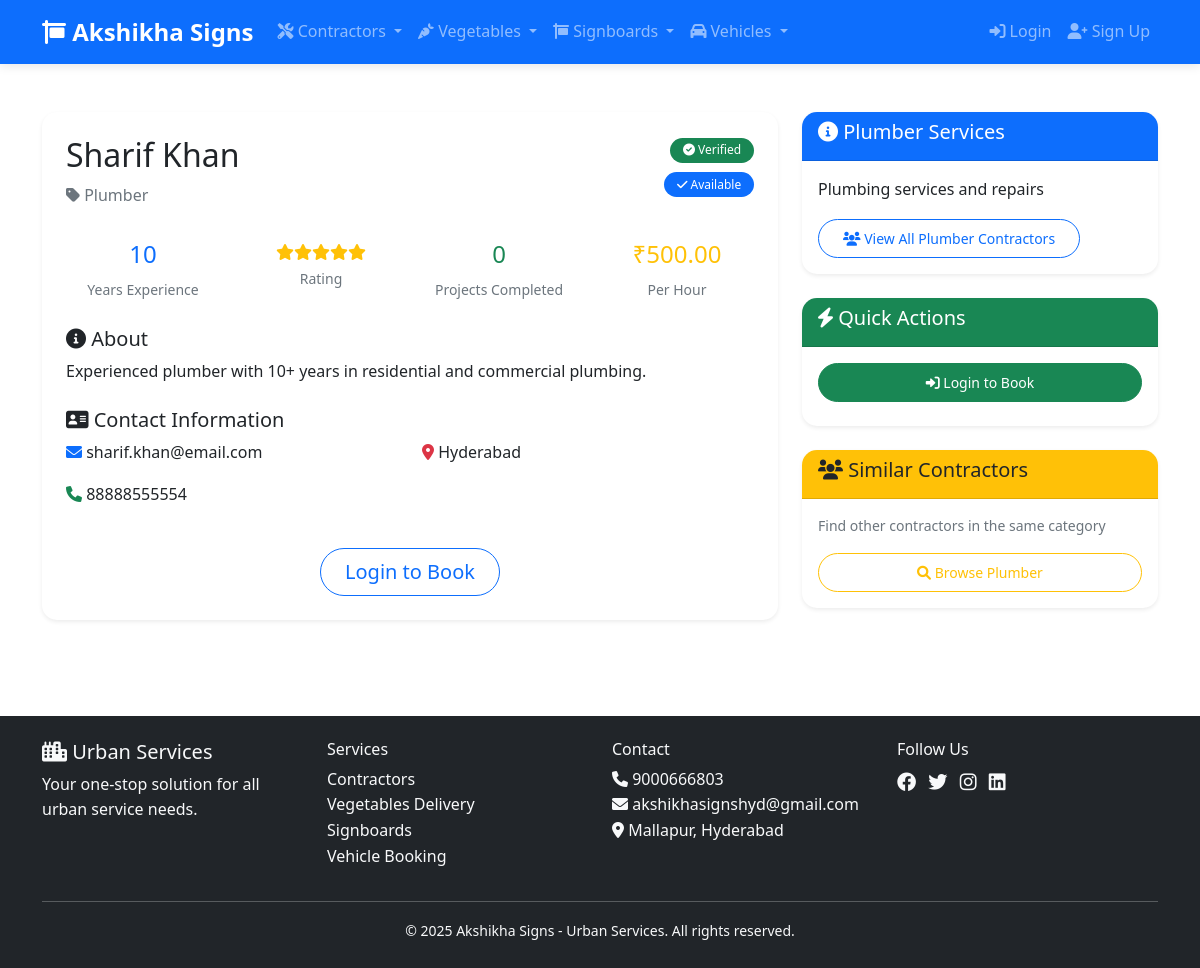
/contractors/11/, run on the app's committed database.
### contractors/models.py (models this page shows, shortened)
class Contractor(models.Model):
    RATING_CHOICES = [
        (1, '1 Star'),
        (2, '2 Stars'),
        (3, '3 Stars'),
        (4, '4 Stars'),
        (5, '5 Stars'),
    ]
    name = models.CharField(max_length=200)
    email = models.EmailField()
    phone = models.CharField(max_length=15)
    address = models.TextField()
    category = models.ForeignKey(ContractorCategory, on_delete=models.CASCADE)
    description = models.TextField()
    experience_years = models.PositiveIntegerField()
    hourly_rate = models.DecimalField(max_digits=10, decimal_places=2)
    profile_image = models.ImageField(upload_to='contractors/', blank=True, null=True)
    is_verified = models.BooleanField(default=False)
    is_available = models.BooleanField(default=True)
    rating = models.PositiveIntegerField(choices=RATING_CHOICES, default=5)
    total_projects = models.PositiveIntegerField(default=0)
    created_at = models.DateTimeField(auto_now_add=True)
    updated_at = models.DateTimeField(auto_now=True)
    class Meta:
        ordering = ['-rating', '-total_projects']

class ContractorCategory(models.Model):
    name = models.CharField(max_length=100)
    description = models.TextField(blank=True)
    created_at = models.DateTimeField(auto_now_add=True)
    class Meta:
        verbose_name_plural = "Contractor Categories"

### contractors/views.py (the view)
# urls.py: path('<int:contractor_id>/', views.contractor_detail, name='detail'),
def contractor_detail(request, contractor_id):
    contractor = get_object_or_404(Contractor, id=contractor_id)
    return render(request, 'contractors/detail.html', {'contractor': contractor})

### templates/contractors/detail.html (shortened to what this page needs)
{% extends 'base.html' %}
{% load static %}
{% block content %}
<div class="container py-5">
    <div class="row">
        <div class="col-lg-8">
            <div class="card shadow-sm border-0">
                <div class="card-body p-4">
                    <div class="d-flex justify-content-between align-items-start mb-4">
                        <div>
                            <h2>{{ contractor.name }}</h2>
                            <p class="text-muted mb-2">
                                <i class="fas fa-tag"></i> {{ contractor.category.name }}
                            </p>
                        </div>
                        <div class="text-end">
                            {% if contractor.is_verified %}
                                <span class="badge bg-success mb-2">
                                    <i class="fas fa-check-circle"></i> Verified
                                </span><br>
                            {% endif %}
                            {% if contractor.is_available %}
                                <span class="badge bg-primary">
                                    <i class="fas fa-check"></i> Available
                                </span>
                            {% else %}
                                <span class="badge bg-secondary">
                                    <i class="fas fa-times"></i> Busy
                                </span>
                            {% endif %}
                        </div>
                    </div>
                    <div class="contractor-stats row mb-4">
                        <div class="col-md-3 text-center">
                            <div class="stat-item">
                                <h4 class="text-primary">{{ contractor.experience_years }}</h4>
                                <small class="text-muted">Years Experience</small>
                            </div>
                        </div>
                        <div class="col-md-3 text-center">
                            <div class="stat-item">
                                <div class="rating-display" data-rating="{{ contractor.rating }}"></div>
                                <small class="text-muted">Rating</small>
                            </div>
                        </div>
                        <div class="col-md-3 text-center">
                            <div class="stat-item">
                                <h4 class="text-success">{{ contractor.total_projects }}</h4>
                                <small class="text-muted">Projects Completed</small>
                            </div>
                        </div>
                        <div class="col-md-3 text-center">
                            <div class="stat-item">
                                <h4 class="text-warning">₹{{ contractor.hourly_rate }}</h4>
                                <small class="text-muted">Per Hour</small>
                            </div>
                        </div>
                    </div>
                    <div class="description mb-4">
                        <h5><i class="fas fa-info-circle"></i> About</h5>
                        <p>{{ contractor.description }}</p>
                    </div>
                    <div class="contact-info mb-4">
                        <h5><i class="fas fa-address-card"></i> Contact Information</h5>
                        <div class="row">
                            <div class="col-md-6">
                                <p><i class="fas fa-envelope text-primary"></i> {{ contractor.email }}</p>
                                <p><i class="fas fa-phone text-success"></i> {{ contractor.phone }}</p>
                            </div>
                            <div class="col-md-6">
                                <p><i class="fas fa-map-marker-alt text-danger"></i> {{ contractor.address }}</p>
                            </div>
                        </div>
                    </div>
                    {% if user.is_authenticated and contractor.is_available %}
                        <div class="text-center">
                            <a href="{% url 'contractors:book' contractor.id %}"
                               class="btn btn-primary btn-lg">
                                <i class="fas fa-calendar-check"></i> Book {{ contractor.name }}
                            </a>
                        </div>
                    {% elif not user.is_authenticated %}
                        <div class="text-center">
                            <a href="{% url 'login' %}" class="btn btn-outline-primary btn-lg">
                                Login to Book
                            </a>
                        </div>
                    {% endif %}
                </div>
            </div>
        </div>
        <div class="col-lg-4">
            <div class="card shadow-sm border-0 mb-4">
                <div class="card-header bg-primary text-white">
                    <h5><i class="fas fa-info-circle"></i> {{ contractor.category.name }} Services</h5>
                </div>
                <div class="card-body">
                    <p>{{ contractor.category.description }}</p>
                    <a href="{% url 'contractors:by_category' contractor.category.id %}"
                       class="btn btn-outline-primary btn-sm">
                        <i class="fas fa-users"></i> View All {{ contractor.category.name }} Contractors
                    </a>
                </div>
            </div>
            <div class="card shadow-sm border-0 mb-4">
                <div class="card-header bg-success text-white">
                    <h5><i class="fas fa-bolt"></i> Quick Actions</h5>
                </div>
                <div class="card-body">
                    {% if user.is_authenticated %}
                        <a href="{% url 'contractors:book' contractor.id %}"
                           class="btn btn-success btn-sm w-100 mb-2">
                            <i class="fas fa-calendar-plus"></i> Book Now
                        </a>
                        <a href="{% url 'contractors:my_bookings' %}"
                           class="btn btn-outline-success btn-sm w-100">
                            <i class="fas fa-history"></i> My Bookings
                        </a>
                    {% else %}
                        <a href="{% url 'login' %}"
                           class="btn btn-success btn-sm w-100 mb-2">
                            <i class="fas fa-sign-in-alt"></i> Login to Book
                        </a>
                    {% endif %}
                </div>
            </div>
            <div class="card shadow-sm border-0">
                <div class="card-header bg-warning text-dark">
                    <h5><i class="fas fa-users"></i> Similar Contractors</h5>
                </div>
                <div class="card-body">
                    <p class="text-muted small">Find other contractors in the same category</p>
                    <a href="{% url 'contractors:by_category' contractor.category.id %}"
                       class="btn btn-outline-warning btn-sm w-100">
                        <i class="fas fa-search"></i> Browse {{ contractor.category.name }}
                    </a>
                </div>
            </div>
        </div>
    </div>
</div>
{% endblock %}

### static/css/style.css (style rules this page uses)
body { font-family: 'Segoe UI', Tahoma, Geneva, Verdana, sans-serif; line-height: 1.6; }
.btn { border-radius: 8px; padding: 10px 20px; font-weight: 500; text-decoration: none; display: inline-block; transition: all 0.3s ease; }
.card { border-radius: 15px; border: none; box-shadow: 0 2px 10px rgba(0, 0, 0, 0.1); transition: all 0.3s ease; }
.badge { font-size: 0.8rem; padding: 5px 10px; }

### static/css/custom.css (style rules this page uses)
.btn { border-radius: 25px; padding: 0.5rem 1.5rem; font-weight: 500; transition: all 0.3s ease; }
.card { border: none; border-radius: 15px; overflow: hidden; box-shadow: 0 5px 15px rgba(0,0,0,0.08); transition: all 0.3s ease; }
.badge { border-radius: 15px; padding: 0.4rem 0.8rem; font-size: 0.75rem; font-weight: 500; }

### data on the page
Contractor: name "Sharif Khan", category.name "Plumber", experience_years "10", total_projects "0", hourly_rate "500.00", description "Experienced plumber with 10+ years in residential and commercial plumbing.", email "sharif.khan@email.com", phone "88888555554", address "Hyderabad", category.description "Plumbing services and repairs"
